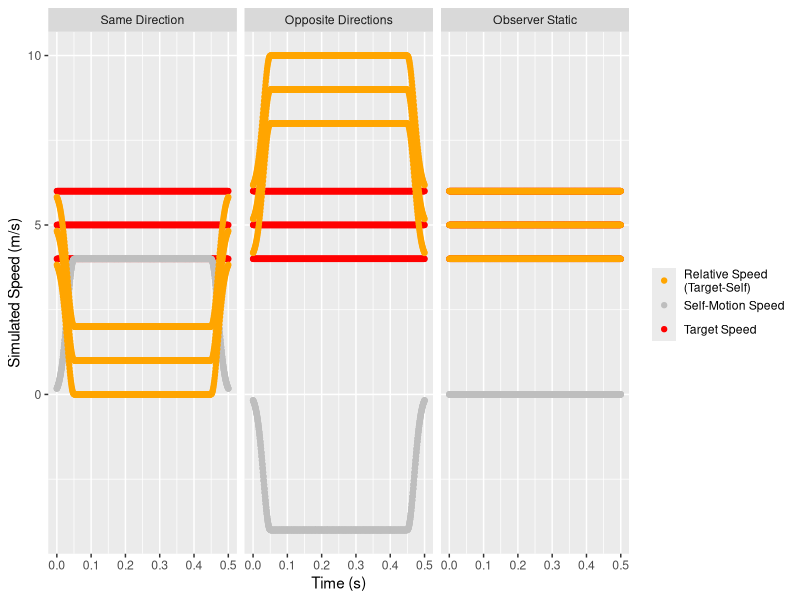
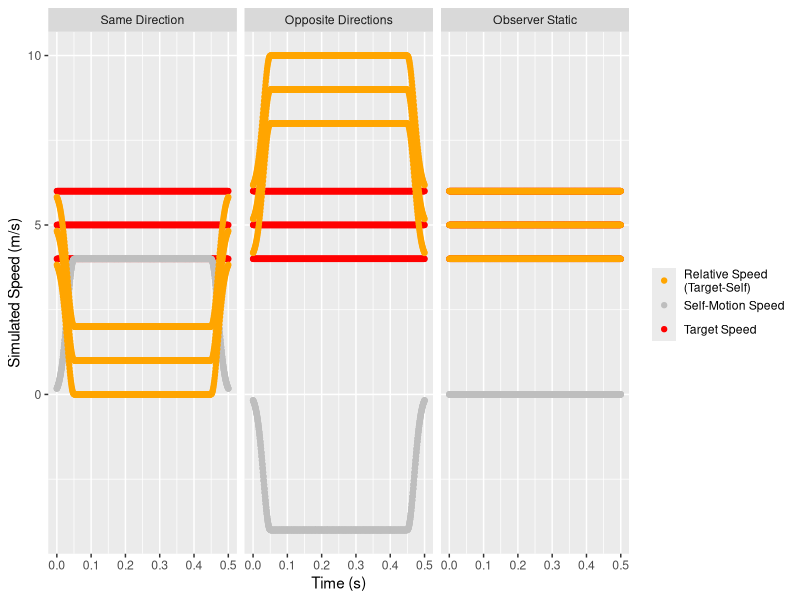

These figures' R source, in order:
require(ggplot2)
require(dplyr)
setwd(dirname(rstudioapi::getSourceEditorContext()$path)) #set path of this script as working directory

DF = expand.grid(t = seq(0,0.5,0.001),
                 MotionProfile = c("Same Direction","Opposite Directions","Observer Static"),
                 velH_Target = c(4,5,6)) %>% 
  mutate(velH_Self_t = case_when(
                  t <= 0.05 & MotionProfile == "Same Direction" ~ dnorm(t,0.05,0.02)/5,
                  t >= 0.45 & MotionProfile == "Same Direction"  ~ dnorm(t,0.45,0.02)/5,
                  t > 0.05 & t < 0.45  & MotionProfile == "Same Direction" ~ 4,
                  t <= 0.05 & MotionProfile == "Opposite Directions"  ~ -dnorm(t,0.05,0.02)/5,
                  t >= 0.45 & MotionProfile == "Opposite Directions" ~ -dnorm(t,0.45,0.02)/5,
                  t > 0.05 & t < 0.45 & MotionProfile == "Opposite Directions" ~ -4,
                  MotionProfile == "Observer Static" ~ 0),
         RelativeSpeed = velH_Target - velH_Self_t)

DF2 = data.frame(t = rep(DF$t,3),
                 MotionProfile = rep(DF$MotionProfile,3),
                 Speed = c(DF$velH_Target,DF$velH_Self_t,DF$RelativeSpeed),
                 Label = c(rep("Target Speed", length(DF$velH_Target)),
                           rep("Self-Motion Speed", length(DF$velH_Self_t)),
                           rep("Relative Speed\n(Target-Self)", length(DF$RelativeSpeed))))

ggplot(DF2,aes(t, Speed, color = Label)) +
  geom_point() +
  facet_wrap(MotionProfile ~ .) +
  xlab("Time (s)") +
  ylab("Simulated Speed (m/s)") +
  scale_color_manual("",
                     values = c("orange","grey","red"))
ggsave("Figures/RAW Figure 2e.jpg", w = 10, h = 4)
